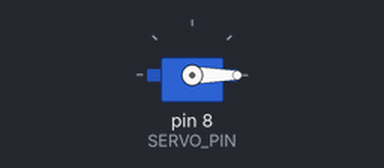
The sketch below on a simulated Arduino Uno, built with avr-gcc and run on an emulated ATmega328P. On the bench: servo. What the sketch prints to the serial monitor is not drawn.

Above: at 0.05 s.
Timing chart, 0 to 78.0 s (numbered marks = the images above):
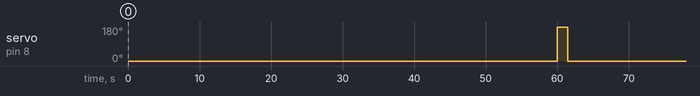

The sketch:

servo_delay.ino
```cpp
#include <Servo.h>
#define SERVO_PIN 8
int servoPos=0; // 0-degrees
unsigned long prevMillis = 0;
const unsigned long interval = 60000;
Servo myServo;

void setup() {
  // put your setup code here, to run once:
  Serial.begin(9600);
  myServo.attach(SERVO_PIN);
}

void loop() {
  // put your main code here, to run repeatedly:
  unsigned long currentMillis = millis();
  myServo.write(servoPos);
  if (currentMillis - prevMillis >= interval){
    prevMillis = currentMillis;
    Serial.println("Feeding fish");
    servoPos = 180;
    myServo.write(servoPos);
    delay(1500);
    Serial.println("Closing feeder");
    servoPos = 0;
  }
}
```

Measured:
- by itself, servo on pin 8 (SERVO_PIN): alternates 180° for 1.5 s and 0° for 58.5 s
